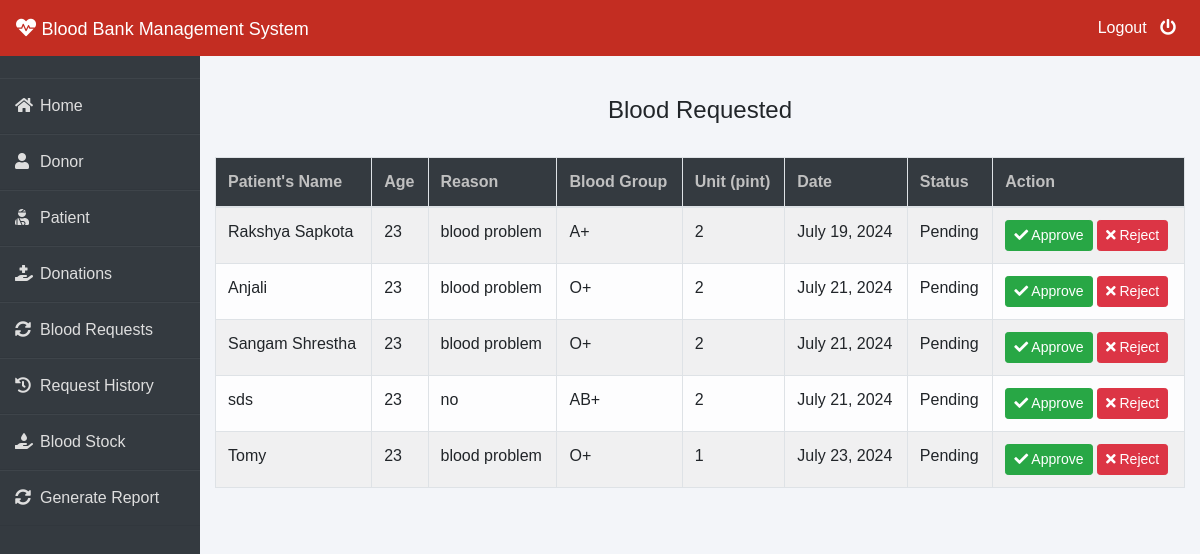
The app's page /admin-request (signed in) with its own data.
### blood/models.py (models this page shows, shortened)
class BloodRequest(models.Model):
    request_by_patient=models.ForeignKey(pmodels.Patient,null=True,on_delete=models.CASCADE)
    request_by_donor=models.ForeignKey(dmodels.Donor,null=True,on_delete=models.CASCADE)
    patient_name=models.CharField(max_length=30)
    patient_age=models.PositiveIntegerField()
    reason=models.CharField(max_length=500)
    bloodgroup=models.CharField(max_length=10)
    unit=models.PositiveIntegerField(default=0)
    status=models.CharField(max_length=20,default="Pending")
    date_approved = models.DateField(null=True)
    date=models.DateField(auto_now=True)

### blood/views.py (the view)
# urls.py: path('admin-request', views.admin_request_view,name='admin-request'),
@login_required(login_url='adminlogin')
def admin_request_view(request):
    requests=models.BloodRequest.objects.all().filter(status='Pending')
    return render(request,'blood/admin_request.html',{'requests':requests})

### templates/blood/admin_request.html (shortened to what this page needs)
{% extends 'blood/adminbase.html' %}
{% block content %}
{% load widget_tweaks %}
{%load static%}
<br><br>
<div class="container">
    {% if requests %}
    <H4 class="text-center">Blood Requested</H4><br>
    <table class="table table-light table-hover table-bordered table-striped">
        <thead class="bg-dark">
            <tr>
                <th scope="col" style="color: rgb(192, 192, 192);">Patient's Name</th>
                <th scope="col" style="color: rgb(192, 192, 192);">Age</th>
                <th scope="col" style="color: rgb(192, 192, 192);">Reason</th>
                <th scope="col" style="color: rgb(192, 192, 192);">Blood Group</th>
                <th scope="col" style="color: rgb(192, 192, 192);">Unit (pint)</th>
                <th scope="col" style="color: rgb(192, 192, 192);">Date</th>
                <th scope="col" style="color: rgb(192, 192, 192);">Status</th>
                <th style="color: rgb(192, 192, 192);">Action</th>
            </tr>
        </thead>
        <tbody>
            {% for t in requests %}
            <tr>
                <td> {{t.patient_name}}</td>
                <td>{{t.patient_age}}</td>
                <td>{{t.reason}}</td>
                <td>{{t.bloodgroup}}</td>
                <td>{{t.unit}}</td>
                <td>{{t.date}}</td>
                <td>{{t.status}}</td>
                <td>
                    <button class="btn btn-success btn-sm"><a  style="text-decoration: none;color: white;" href="{% url 'update-approve-status' t.id  %}"><i class="fa fa-check"></i> Approve</a> </button>
                    <button class="btn btn-danger btn-sm"><a  style="text-decoration: none;color: white;" href="{% url 'update-reject-status' t.id  %}"><i class="fa fa-times"></i> Reject</a> </button>
                </td>
            </tr>
            {% endfor %}
        </tbody>
    </table>
{% else %}
<div class="alert alert-danger" role="alert">
    No Blood Request By Patient/Donor!
  </div>
{% endif %}
</div>
{% endblock content %}

### templates/blood/adminbase.html (style rules this page uses)
* { margin: 0; padding: 0; box-sizing: border-box; list-style: none; text-decoration: none; font-family: 'Josefin Sans', sans-serif; }
body { background-color: #f3f5f9; }

### records on screen
BloodRequest: patient_name "Rakshya Sapkota", patient_age "23", reason "blood problem", bloodgroup "A+", unit "2", date "July 19, 2024", status "Pending"
BloodRequest: patient_name "Anjali", patient_age "23", reason "blood problem", bloodgroup "O+", unit "2", date "July 21, 2024", status "Pending"
BloodRequest: patient_name "Sangam Shrestha", patient_age "23", reason "blood problem", bloodgroup "O+", unit "2", date "July 21, 2024", status "Pending"
BloodRequest: patient_name "sds", patient_age "23", reason "no", bloodgroup "AB+", unit "2", date "July 21, 2024", status "Pending"
BloodRequest: patient_name "Tomy", patient_age "23", reason "blood problem", bloodgroup "O+", unit "1", date "July 23, 2024", status "Pending"
